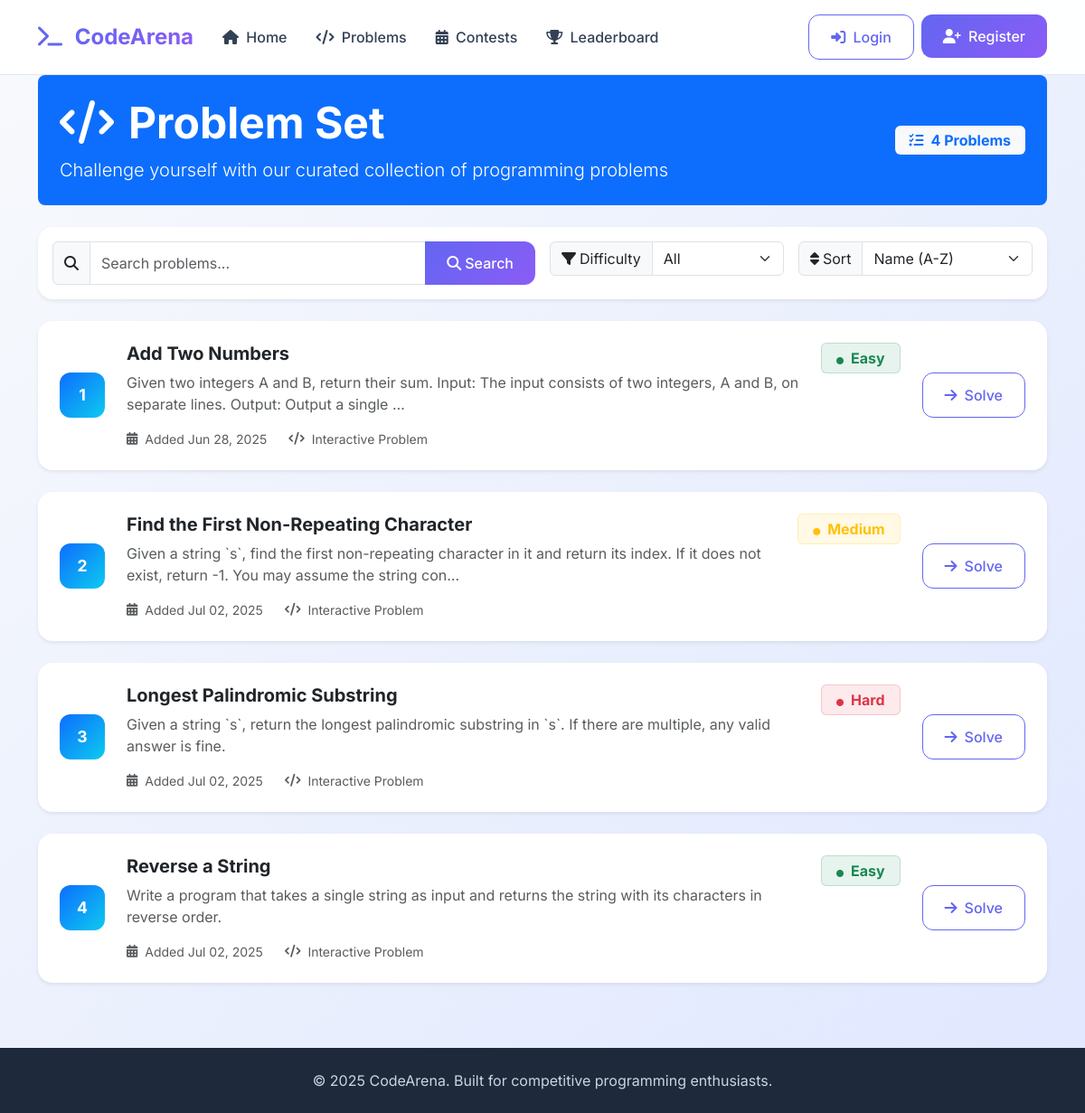
The app's page /problems/ with its own data.
### problems/models.py (models this page shows, shortened)
class Problem(models.Model):
    name = models.CharField(max_length=255, unique=True,help_text="Name of the problem")
    statement = models.TextField(help_text="Full problem description")
    difficulty_choices = (
        ('easy','Easy'),
        ('medium' ,'Medium'),
        ('hard', 'Hard'),
    )
    difficulty = models.CharField(
        max_length=10,
        choices=difficulty_choices,
        default='easy',
        help_text="Difficulty level of the problem"
    )
    created_at = models.DateTimeField(auto_now_add=True)
    created_by = models.ForeignKey(
        CustomUser,
        on_delete=models.SET_NULL,
        null=True,
        blank=True,
        related_name='created_problems',
        help_text="User who created this problem"
    )
    class Meta:
        verbose_name = "Problems"
        verbose_name_plural = "Problems"
        ordering = ['name']

### problems/views.py (the view)
# urls.py: path('', views.problem_list_view, name='list'),
def problem_list_view(request):
    problems = Problem.objects.all()
    difficulty = request.GET.get('difficulty')
    if difficulty and difficulty != 'all':
        problems = problems.filter(difficulty=difficulty)
    search_query = request.GET.get('q')
    if search_query:
        problems = problems.filter(
            Q(name__icontains=search_query) |
            Q(statement__icontains=search_query)
        )
    sort_by = request.GET.get('sort_by','name')
    if sort_by == 'difficulty_asc':
        problems = problems.order_by('difficulty')
    elif sort_by == 'difficulty_desc':
        problems = problems.order_by('-difficulty')
    elif sort_by == 'created_at_asc':
        problems = problems.order_by('created_at')
    elif sort_by == 'created_at_desc':
        problems = problems.order_by('-created_at')
    else: # Default to sorting by name ascending
        problems = problems.order_by('name')
    paginator = Paginator(problems,10)
    page_number = request.GET.get('page')
    page_obj = paginator.get_page(page_number)
    context = {
        'page_obj': page_obj,
        'difficulties': [choice[0] for choice in Problem.difficulty_choices], # Pass choices for dropdown
        'selected_difficulty': difficulty,
        'search_query': search_query,
        'sort_by': sort_by,
    }
    return render(request, 'problems/problem_list.html', context)

### templates/problems/problem_list.html (shortened to what this page needs)
{% extends 'base.html' %}
{% block content %}
<div class="container">
    <div class="row">
        <div class="col-12">
            <div class="bg-primary text-white rounded-3 p-4 mb-4">
                <div class="row align-items-center">
                    <div class="col-md-8">
                        <h1 class="display-5 fw-bold mb-2">
                            <i class="fas fa-code me-3"></i>Problem Set
                        </h1>
                        <p class="lead mb-0">Challenge yourself with our curated collection of programming problems</p>
                    </div>
                    <div class="col-md-4 text-md-end">
                        <div class="badge bg-light text-primary fs-6 px-3 py-2">
                            <i class="fas fa-tasks me-2"></i>{{ page_obj.paginator.count }} Problems
                        </div>
                    </div>
                </div>
            </div>
            <div class="card shadow-sm mb-4">
                <div class="card-body">
                    <div class="row g-3">
                        <div class="col-md-6">
                            <form method="get" action="{% url 'problems:list' %}">
                                <div class="input-group">
                                    <span class="input-group-text">
                                        <i class="fas fa-search"></i>
                                    </span>
                                    <input
                                        type="text"
                                        class="form-control"
                                        placeholder="Search problems..."
                                        name="q"
                                        value="{{ search_query|default_if_none:'' }}"
                                    />
                                    <button class="btn btn-primary" type="submit">
                                        <i class="fas fa-search me-1"></i>Search
                                    </button>
                                </div>
                            </form>
                        </div>
                        <div class="col-md-3">
                            <form method="get" action="{% url 'problems:list' %}">
                                <div class="input-group">
                                    <label class="input-group-text">
                                        <i class="fas fa-filter me-1"></i>Difficulty
                                    </label>
                                    <select name="difficulty" class="form-select" onchange="this.form.submit()">
                                        <option value="all" {% if not selected_difficulty or selected_difficulty == 'all' %}selected{% endif %}>All</option>
                                    </select>
                                </div>
                            </form>
                        </div>
                        <div class="col-md-3">
                            <form method="get" action="{% url 'problems:list' %}">
                                <div class="input-group">
                                    <label class="input-group-text">
                                        <i class="fas fa-sort me-1"></i>Sort
                                    </label>
                                    <select name="sort_by" class="form-select" onchange="this.form.submit()">
                                        <option value="name" {% if sort_by == 'name' %}selected{% endif %}>Name (A-Z)</option>
                                    </select>
                                </div>
                            </form>
                        </div>
                    </div>
                </div>
            </div>
            {% if page_obj %}
                <div class="row">
                    {% for problem in page_obj %}
                        <div class="col-12 mb-4">
                            <div class="card shadow-sm border-0 hover-card">
                                <div class="card-body p-4">
                                    <div class="row align-items-center">
                                        <div class="col-auto">
                                            <div class="problem-number">
                                                {{ forloop.counter }}
                                            </div>
                                        </div>
                                        <div class="col">
                                            <div class="d-flex align-items-start justify-content-between">
                                                <div class="flex-grow-1">
                                                    <h5 class="card-title mb-2">
                                                        <a href="{% url 'problems:detail' problem.id %}" class="text-decoration-none text-dark fw-bold problem-title">
                                                            {{ problem.name }}
                                                        </a>
                                                    </h5>
                                                    <p class="card-text text-muted mb-3">
                                                        {{ problem.statement|striptags|truncatechars:150 }}
                                                    </p>
                                                    <div class="d-flex align-items-center text-muted small">
                                                        <i class="fas fa-calendar-alt me-2"></i>
                                                        <span class="me-4">Added {{ problem.created_at|date:"M d, Y" }}</span>
                                                        <i class="fas fa-code me-2"></i>
                                                        <span>Interactive Problem</span>
                                                    </div>
                                                </div>
                                                <div class="ms-3">
                                                    {% if problem.difficulty == 'easy' %}
                                                        <span class="badge bg-success-soft text-success px-3 py-2 fs-6">
                                                            <i class="fas fa-circle me-2" style="font-size: 8px;"></i>Easy
                                                        </span>
                                                    {% elif problem.difficulty == 'medium' %}
                                                        <span class="badge bg-warning-soft text-warning px-3 py-2 fs-6">
                                                            <i class="fas fa-circle me-2" style="font-size: 8px;"></i>Medium
                                                        </span>
                                                    {% elif problem.difficulty == 'hard' %}
                                                        <span class="badge bg-danger-soft text-danger px-3 py-2 fs-6">
                                                            <i class="fas fa-circle me-2" style="font-size: 8px;"></i>Hard
                                                        </span>
                                                    {% endif %}
                                                </div>
                                            </div>
                                        </div>
                                        <div class="col-auto">
                                            <a href="{% url 'problems:detail' problem.id %}" class="btn btn-outline-primary">
                                                <i class="fas fa-arrow-right me-2"></i>Solve
                                            </a>
                                        </div>
                                    </div>
                                </div>
                            </div>
                        </div>
                    {% endfor %}
                </div>
            {% endif %}
        </div>
    </div>
</div>
{% endblock %}

### templates/base.html (style rules this page uses)
:root { --primary-color: #6366f1; --primary-dark: #4f46e5; --secondary-color: #8b5cf6; --success-color: #10b981; --warning-color: #f59e0b; --danger-color: #ef4444; --gray-50: #f8fafc; --gray-100: #f1f5f9; --gray-200: #e2e8f0; --gray-300: #cbd5e1; --gray-600: #475569; --gray-700: #334155; --gray-800: #1e293b; --gray-900: #0f172a; }
body { font-family: 'Inter', sans-serif; background: linear-gradient(135deg, var(--gray-50) 0%, #e0e7ff 100%); min-height: 100vh; color: var(--gray-800); }
.btn-primary { background: linear-gradient(135deg, var(--primary-color) 0%, var(--secondary-color) 100%); border: none; font-weight: 500; padding: 0.75rem 1.5rem; border-radius: 0.75rem; transition: all 0.3s ease; }
.btn-outline-primary { color: var(--primary-color); border-color: var(--primary-color); font-weight: 500; padding: 0.75rem 1.5rem; border-radius: 0.75rem; transition: all 0.3s ease; }
.card { border: none; border-radius: 1rem; box-shadow: 0 4px 25px rgba(0, 0, 0, 0.05); transition: all 0.3s ease; }

### templates/problems/problem_list.html (style rules this page uses)
.hover-card { transition: all 0.3s ease; border-left: 4px solid transparent; }
.problem-number { width: 50px; height: 50px; background: linear-gradient(135deg, var(--bs-primary), var(--bs-info)); color: white; border-radius: 12px; display: flex; align-items: center; justify-content: center; font-weight: bold; font-size: 1.1rem; }
.bg-success-soft { background-color: rgba(25, 135, 84, 0.1); border: 1px solid rgba(25, 135, 84, 0.2); }
.bg-warning-soft { background-color: rgba(255, 193, 7, 0.1); border: 1px solid rgba(255, 193, 7, 0.2); }
.bg-danger-soft { background-color: rgba(220, 53, 69, 0.1); border: 1px solid rgba(220, 53, 69, 0.2); }

### records on screen
Problem: name "Add Two Numbers", statement "Given two integers A and B, return their sum. Input: The input consists of two integers, A and B, on separate lines. Output: Output a single …", created_at "Jun 28, 2025", difficulty "easy" (drawn)
Problem: name "Find the First Non-Repeating Character", statement "Given a string `s`, find the first non-repeating character in it and return its index. If it does not exist, return -1. You may assume the string con…", created_at "Jul 02, 2025", difficulty "medium" (drawn)
Problem: name "Longest Palindromic Substring", statement "Given a string `s`, return the longest palindromic substring in `s`. If there are multiple, any valid answer is fine.", created_at "Jul 02, 2025", difficulty "hard" (drawn)
Problem: name "Reverse a String", statement "Write a program that takes a single string as input and returns the string with its characters in reverse order.", created_at "Jul 02, 2025", difficulty "easy" (drawn)

### other values on screen
{{ page_obj.paginator.count }} "4"
